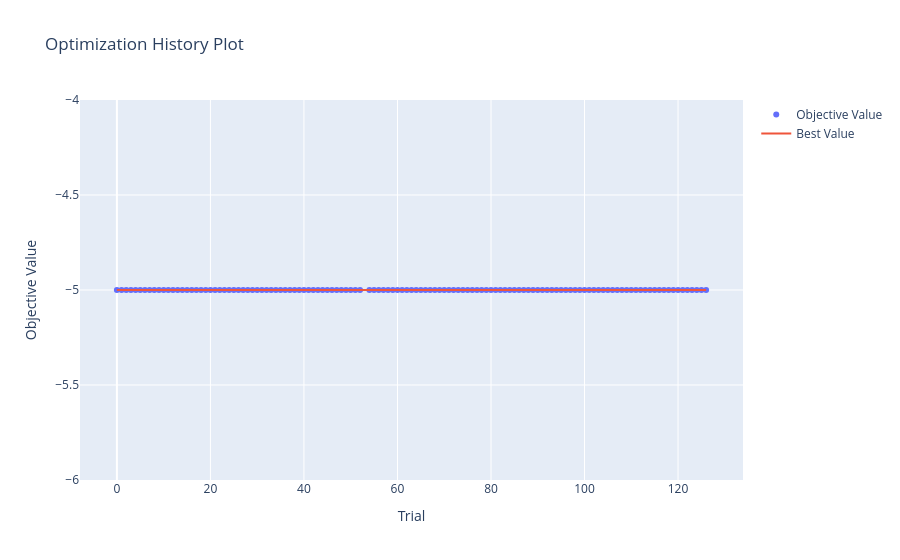

Notebook code for this chart:
### Code cell
import optuna.visualization as vis

_history_fig = vis.plot_optimization_history(study)
_history_fig.show()

### Figure 1 — Plotly figure (JSON) as saved in the notebook; plotly's stock layout.template omitted (floating-point values rounded to 4 significant figures)
{"data": [{"mode": "markers", "name": "Objective Value", "type": "scatter", "x": [0, 1, 2, 3, 4, 5, 6, 7, 8, 9, 10, 11, 12, 13, 14, 15, 16, 17, 18, 19, 20, 21, 22, 23, 24, 25, 26, 27, 28, 29, 30, 31, 32, 33, 34, 35, 36, 37, 38, 39, 40, 41, 42, 43, 44, 45, 46, 47, 48, 49, 50, 51, 52, 54, 55, 56, 57, 58, 59, 60, 61, 62, 63, 64, 65, 66, 67, 68, 69, 70, 71, 72, 73, 74, 75, 76, 77, 78, 79, 80, 81, 82, 83, 84, 85, 86, 87, 88, 89, 90, 91, 92, 93, 94, 95, 96, 97, 98, 99, 100, 101, 102, 103, 104, 105, 106, 107, 108, 109, 110, 111, 112, 113, 114, 115, 116, 117, 118, 119, 120, 121, 122, 123, 124, 125, 126], "y": [-5.0, -5.0, -5.0, -5.0, -5.0, -5.0, -5.0, -5.0, -5.0, -5.0, -5.0, -5.0, -5.0, -5.0, -5.0, -5.0, -5.0, -5.0, -5.0, -5.0, -5.0, -5.0, -5.0, -5.0, -5.0, -5.0, -5.0, -5.0, -5.0, -5.0, -5.0, -5.0, -5.0, -5.0, -5.0, -5.0, -5.0, -5.0, -5.0, -5.0, -5.0, -5.0, -5.0, -5.0, -5.0, -5.0, -5.0, -5.0, -5.0, -5.0, -5.0, -5.0, -5.0, -5.0, -5.0, -5.0, -5.0, -5.0, -5.0, -5.0, -5.0, -5.0, -5.0, -5.0, -5.0, -5.0, -5.0, -5.0, -5.0, -5.0, -5.0, -5.0, -5.0, -5.0, -5.0, -5.0, -5.0, -5.0, -5.0, -5.0, -5.0, -5.0, -5.0, -5.0, -5.0, -5.0, -5.0, -5.0, -5.0, -5.0, -5.0, -5.0, -5.0, -5.0, -5.0, -5.0, -5.0, -5.0, -5.0, -5.0, -5.0, -5.0, -5.0, -5.0, -5.0, -5.0, -5.0, -5.0, -5.0, -5.0, -5.0, -5.0, -5.0, -5.0, -5.0, -5.0, -5.0, -5.0, -5.0, -5.0, -5.0, -5.0, -5.0, -5.0, -5.0, -5.0]}, {"mode": "lines", "name": "Best Value", "type": "scatter", "x": [0, 1, 2, 3, 4, 5, 6, 7, 8, 9, 10, 11, 12, 13, 14, 15, 16, 17, 18, 19, 20, 21, 22, 23, 24, 25, 26, 27, 28, 29, 30, 31, 32, 33, 34, 35, 36, 37, 38, 39, 40, 41, 42, 43, 44, 45, 46, 47, 48, 49, 50, 51, 52, 53, 54, 55, 56, 57, 58, 59, 60, 61, 62, 63, 64, 65, 66, 67, 68, 69, 70, 71, 72, 73, 74, 75, 76, 77, 78, 79, 80, 81, 82, 83, 84, 85, 86, 87, 88, 89, 90, 91, 92, 93, 94, 95, 96, 97, 98, 99, 100, 101, 102, 103, 104, 105, 106, 107, 108, 109, 110, 111, 112, 113, 114, 115, 116, 117, 118, 119, 120, 121, 122, 123, 124, 125, 126], "y": [-5.0, -5.0, -5.0, -5.0, -5.0, -5.0, -5.0, -5.0, -5.0, -5.0, -5.0, -5.0, -5.0, -5.0, -5.0, -5.0, -5.0, -5.0, -5.0, -5.0, -5.0, -5.0, -5.0, -5.0, -5.0, -5.0, -5.0, -5.0, -5.0, -5.0, -5.0, -5.0, -5.0, -5.0, -5.0, -5.0, -5.0, -5.0, -5.0, -5.0, -5.0, -5.0, -5.0, -5.0, -5.0, -5.0, -5.0, -5.0, -5.0, -5.0, -5.0, -5.0, -5.0, -5.0, -5.0, -5.0, -5.0, -5.0, -5.0, -5.0, -5.0, -5.0, -5.0, -5.0, -5.0, -5.0, -5.0, -5.0, -5.0, -5.0, -5.0, -5.0, -5.0, -5.0, -5.0, -5.0, -5.0, -5.0, -5.0, -5.0, -5.0, -5.0, -5.0, -5.0, -5.0, -5.0, -5.0, -5.0, -5.0, -5.0, -5.0, -5.0, -5.0, -5.0, -5.0, -5.0, -5.0, -5.0, -5.0, -5.0, -5.0, -5.0, -5.0, -5.0, -5.0, -5.0, -5.0, -5.0, -5.0, -5.0, -5.0, -5.0, -5.0, -5.0, -5.0, -5.0, -5.0, -5.0, -5.0, -5.0, -5.0, -5.0, -5.0, -5.0, -5.0, -5.0, -5.0]}, {"marker": {"color": "#cccccc"}, "mode": "markers", "name": "Infeasible Trial", "showlegend": false, "type": "scatter", "x": [], "y": []}], "layout": {"title": {"text": "Optimization History Plot"}, "xaxis": {"title": {"text": "Trial"}}, "yaxis": {"title": {"text": "Objective Value"}}}}
